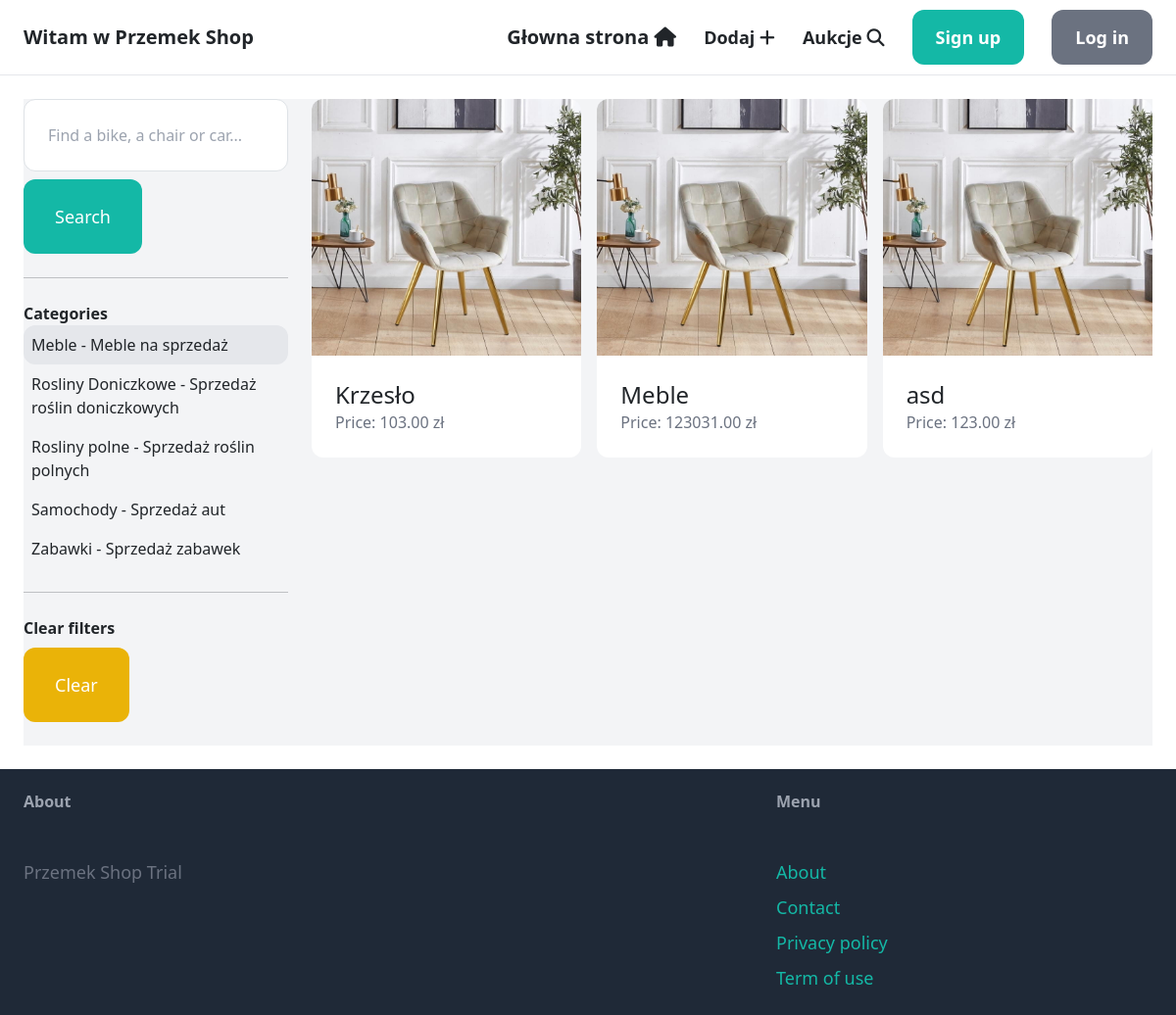
Page /items/?query=&category=6 on the committed database.
### przedmioty/models.py (models this page shows, shortened)
class Category(models.Model):
    name = models.CharField(max_length=255)
    desciption = models.CharField(max_length=255, default='')
    parent_category = models.ForeignKey('self', related_name='subcategories', null=True, blank=True, on_delete=models.CASCADE)
    class Meta:
        ordering = ('name',)
        verbose_name_plural = 'Categories'

class Item(models.Model):
    category = models.ForeignKey(Category, related_name='items', on_delete=models.CASCADE)
    name = models.CharField(max_length=255)
    description = models.TextField(blank=True, null=True)
    price = models.DecimalField(max_digits=12,decimal_places=2)
    min_price = models.FloatField(null=True, blank=True)
    image = models.ImageField(upload_to='item_images', blank=True, null=True)
    is_sold = models.BooleanField(default=False)
    created_by = models.ForeignKey(CustomUser, related_name='items', on_delete=models.CASCADE)
    created_at = models.DateTimeField(auto_now_add=True)

### przedmioty/views.py (the view)
# urls.py: path('', views.items, name='items'),
def items(request):
    query = request.GET.get('query', '')
    category_id = request.GET.get('category', 0)
    categories = Category.objects.filter(subcategories__isnull=True).distinct()
    items = Item.objects.filter(is_sold=False)
    if category_id:
        items = items.filter(category_id=category_id)
    if query:
        items = items.filter(Q(name__icontains=query) | Q(description__icontains=query))
    return render(request, 'item/items.html', {
        'items': items,
        'query': query,
        'categories': categories,
        'category_id': int(category_id)
    })

### przedmioty/templates/item/items.html (shortened to what this page needs)
{% extends 'base.html' %}
{% block content %}
    <div class="pb-6 grid grid-cols-4 gap-4 bg-gray-100">
        <div class="col-span-1">
            <form method="get" action="{% url 'item:items' %}">
                <input name="query" class="w-full py-4 px-6 border rounded-xl " type="text" value="{{ query }}" placeholder="Find a bike, a chair or car...">
                <button class="mt-2 py-4 px-8 text-lg bg-teal-500 text-white rounded-xl">Search</button>
            </form>
            <hr class="my-6">
            <p class="font-semibold">Categories</p>
            <ul>
                {% for category in categories %}
                    <li class="py-2 px-2 rounded-xl{% if category.id == category_id %} bg-gray-200{% endif %}">
                        <a href="{% url 'item:items' %}?query={{ query }}&category={{ category.id }}">{{ category.name }} - {{ category.desciption }}</a>
                    </li>
                {% endfor %}
            </ul>
            <hr class="my-6">
            <p class="font-semibold">Clear filters</p>
            <ul>
                <li><a href="{% url 'item:items' %}" class="mt-2 py-4 px-8 inline-block bg-yellow-500 text-lg rounded-xl text-white">Clear</a>
            </ul>
        </div>
        <div class="col-span-3">
            <div class="grid grid-cols-3 gap-3">
                {% for item in items %}
                    <div>
                        <a href="{% url 'item:detail' item.id %}">
                            <div>
                                <img src="{{ item.image.url }}" class="rounded-t-xl">
                            </div>
                            <div class="p-6 bg-white rounded-b-xl">
                                <h2 class="text-2xl">{{ item.name }}</h2>
                                <p class="text-gray-500">Price: {{ item.price }} zł</p>
                            </div>
                        </a>
                    </div>
                {% endfor %}
            </div>
        </div>
    </div>
{% endblock %}

### rows in the picture
Category: name "Meble", desciption "Meble na sprzedaż"
Category: name "Rosliny Doniczkowe", desciption "Sprzedaż roślin doniczkowych"
Category: name "Rosliny polne", desciption "Sprzedaż roślin polnych"
Category: name "Samochody", desciption "Sprzedaż aut"
Category: name "Zabawki", desciption "Sprzedaż zabawek"
Item: image (picture), name "Krzesło", price "103.00"
Item: image (picture), name "Meble", price "123031.00"
Item: image (picture), name "asd", price "123.00"
